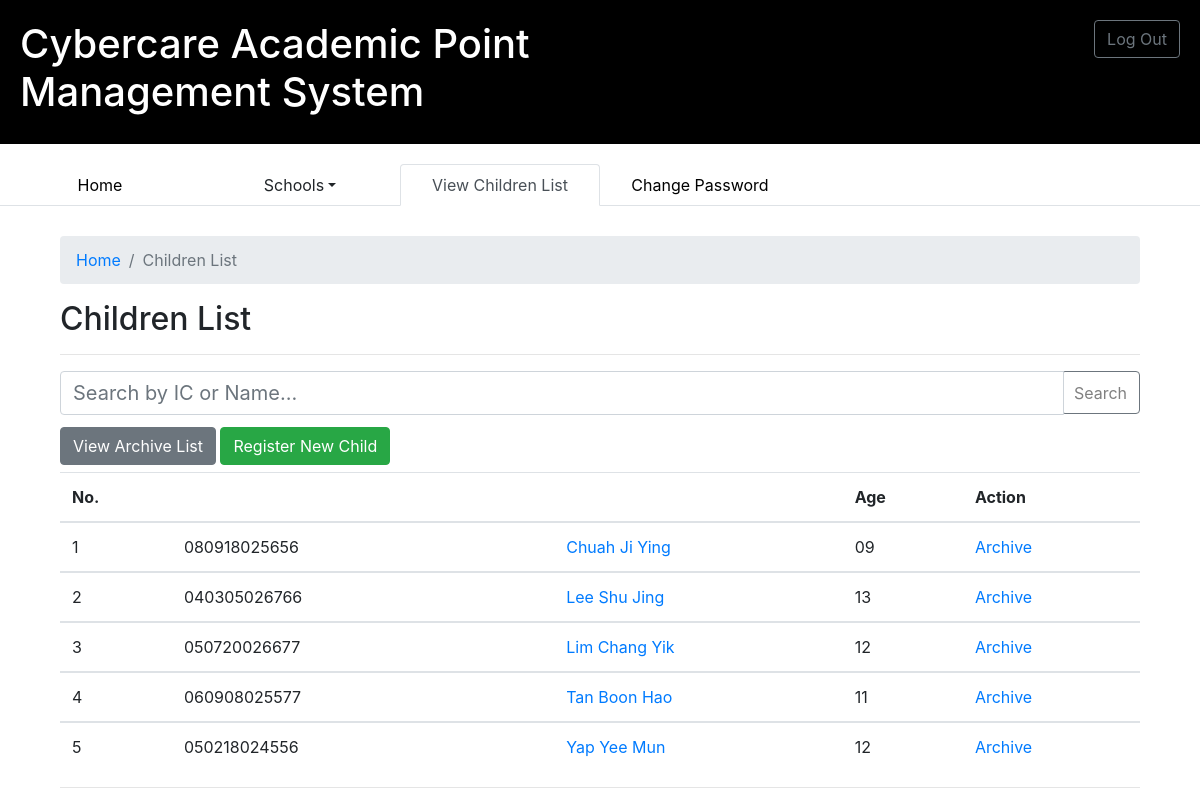
The app's page /PrincipalModule/childrenList.php (signed in) with its own data.
### tables this page shows
CREATE TABLE IF NOT EXISTS `children` (
  `cIC` varchar(12) NOT NULL,
  `cName` varchar(50) NOT NULL,
  `cEmail` varchar(50) NOT NULL,
  `oHID` int(5) NOT NULL,
  `category` varchar(30) NOT NULL,
  `year` varchar(20) NOT NULL,
  `schoolID` int(3) NOT NULL,
  `password` char(64) NOT NULL,
  `salt` char(16) NOT NULL,
  `profilePicture` varchar(100) NOT NULL,
  PRIMARY KEY (`cIC`)
);

### PrincipalModule/includes/phpFunctions.php (called while the page is built)
<?php
	function countAge($cIC){
		$age = (int)substr($cIC, 0, 2);
		$currentYear = (int)date("Y");
		$age = (string)($currentYear - $age);
		$age = substr($age, -2);
		return $age;
	}
?>

### PrincipalModule/childrenList.php (the view, shortened to what this page needs)
<?php
    require("config.php");
	$query = 'SELECT * from children WHERE ohid ="'.$_SESSION['user']['oHID'].'"';
	$result = mysqli_query($db, $query);
?>
<!DOCTYPE html>
<html>
<head>
	<?php include('/includes/cdn.php');?>
	<link rel="stylesheet" type = "text/css" href="style/mystyle.css">
	<?php include('/includes/header-with-logout.php');?>
	<?php include('/includes/phpFunctions.php');?>
	<?php include('/includes/navTabs.php');?>
</head>
<body onload="setTab()">
	<div class="wrapper">
		<ol class="breadcrumb">
			<li class="breadcrumb-item"><a href="oHprofile.php">Home</a></li>
			<li class="breadcrumb-item active">Children List</li>
		</ol>
		<h2>Children List</h2>
		<hr>
		<form action="" method="GET">
			<div class="input-group">
				<input class="searchBar form-control" type="Text" name="searchCL" id="searchCL" value = "<?php echo isset($_SESSION['searchCL']) ? $_SESSION['searchCL'] : ''; ?>" placeholder="Search by IC or Name...">
				<span class="input-group-btn">
					<button class="btn btn-outline-secondary" name="searchCLBtn" id="searchCLBtn" type="submit" ><span>Search</span></button>
				</span>
			</div>
		</form>
		<div class="changeToArchiveList">
			<form action="childrenArchiveList.php">
					<button class="btn btn-secondary" name="changeChildrenList" type="submit"><span>View Archive List</span></button>
			</form>
		</div>
		<div class="changeToRegChild">
			<form action="regChildPage.php">
					<button class="btn btn-success" name="registerChildBtn" type="submit"><span>Register New Child</span></button>
			</form>
		</div>
		<div class="tableDiv">
			<?php
				$count = 0;
				if($result->num_rows == 0){
					echo "<h4 class='zeroResult'>0 result.</h4>";
				}
				else{
					$field='cName';
					$sort='ASC';
					$query .= ' order by '.$field.' '.$sort;
					$result = mysqli_query($db, $query);
					echo "<table class='table'>
							<thead class='thead-inverse'>
								<tr>
									<th>No.</th>
									<th><a class=\"sortTH\" href=\"childrenList.php?sorting=$sort&field=cIC\">IC(MyKid/ MyCard)</a></th>
									<th><a class=\"sortTH\" href=\"childrenList.php?sorting=$sort&field=cName\">Name</a></th>
									<th>Age</th>
									<th colspan='2'>Action</th>
								</tr>
							</thead>";
					while($row = $result->fetch_assoc()){
						echo "<tbody>";
						echo "<tr>";
						echo "<td>" . ++$count . "</td>";
						echo "<td>" . $row['cIC'] . "</td>";
						echo "<td><a href=\"childInfoProfile.php?id=".$row['cIC']."\" target='_blank'>" . $row['cName'] . "</a></td>";
						echo "<td>" . countAge($row['cIC']) . "</td>";
						echo "<td><a href=\"archiveChild.php?id=".$row['cIC']."\">Archive</a></td>";
						echo "</tr>";
						echo "</tbody>";
					}
				}
				echo "</table>";
			?>
		</div>
		<hr>
	</div>
</body>
</html>

### PrincipalModule/style/mystyle.css (style rules this page uses)
body { padding : 0px; margin : 0px; }
#createNewAccount, .content, .wrapper { width : 90%; margin : 30px auto auto auto; }
input { padding : 2px; }
.changeToArchiveList, .changeToChildrenList, .changeToRegChild { height : 45px; margin-top : 12px; }
.changeToRegChild, .changeToArchiveList { width : auto; display : inline-block; }
.searchBar { font-size : 20px; width : 40%; }
.input-group button { height : 43px; margin-left : -3px; color : grey; }
.sortTH { color : white; }

### records on screen
children: cIC "080918025656", cName "Chuah Ji Ying", cIC "09"
children: cIC "040305026766", cName "Lee Shu Jing", cIC "13"
children: cIC "050720026677", cName "Lim Chang Yik", cIC "12"
children: cIC "060908025577", cName "Tan Boon Hao", cIC "11"
children: cIC "050218024556", cName "Yap Yee Mun", cIC "12"
